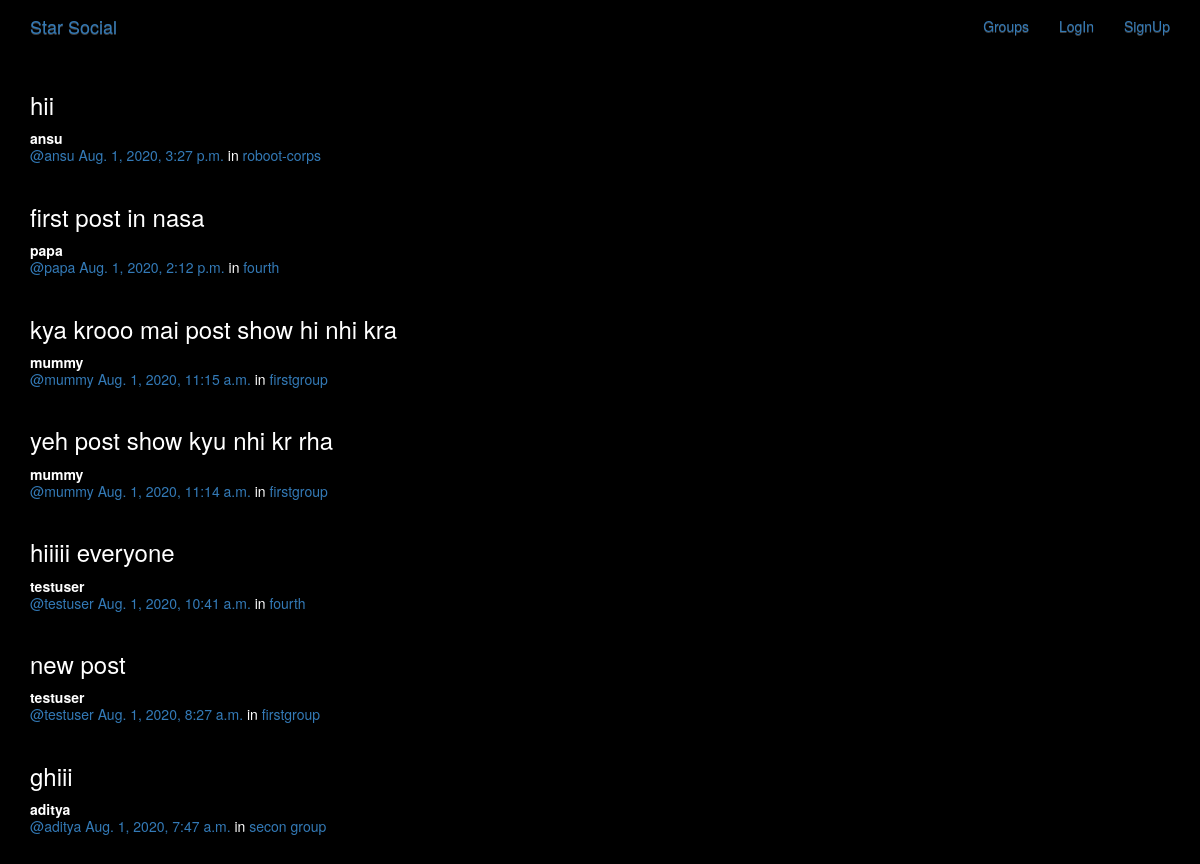
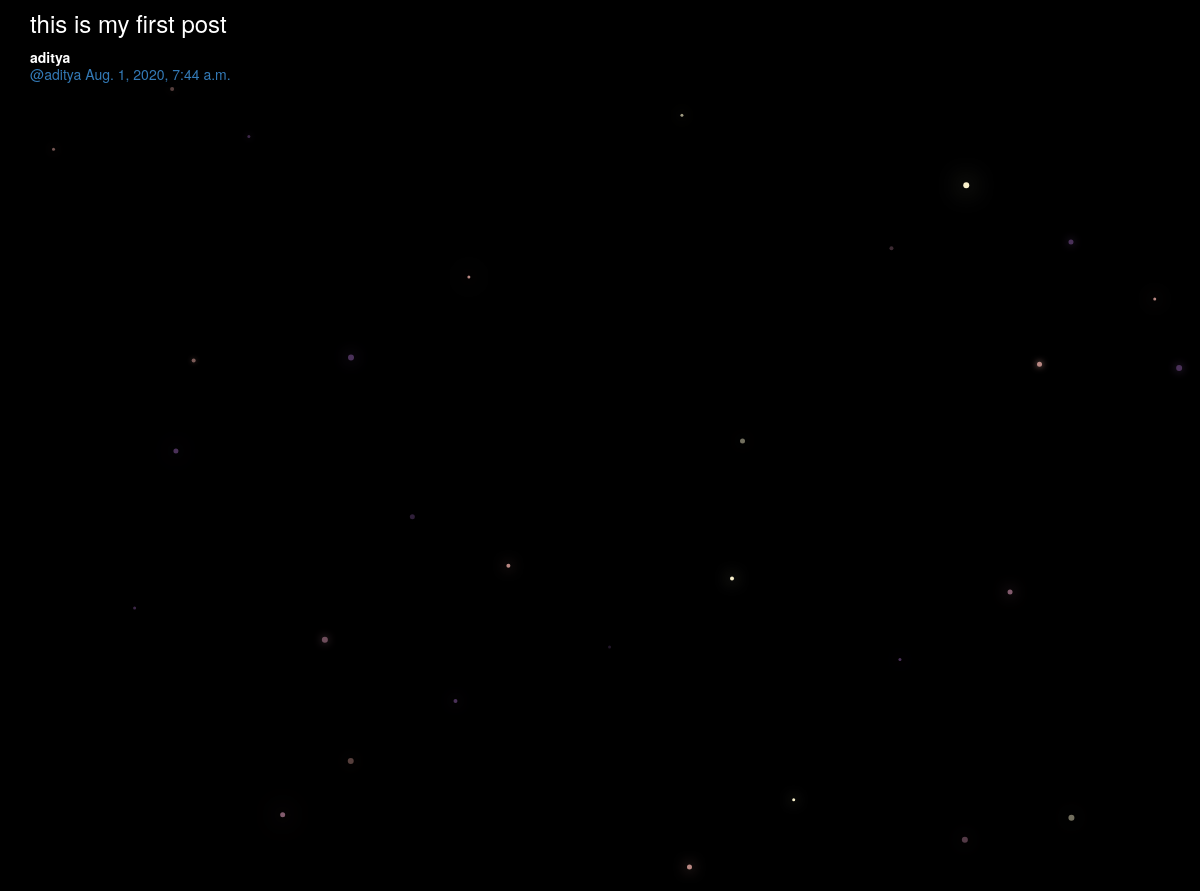
/posts/, run on the app's committed database (2 pictures, top to bottom).
### posts/models.py (models this page shows, shortened)
class Post(models.Model):
    user=models.ForeignKey(User,related_name='posts',on_delete=models.CASCADE)
    created_at=models.DateTimeField(auto_now=True)
    message=models.TextField()
    message_html=models.TextField(editable=False)
    group = models.ForeignKey(Group,related_name='posts',null=True,blank=True,on_delete=models.CASCADE)
    class Meta:
        ordering=['-created_at']
        unique_together=['user','message']

### groups/models.py (models this page shows, shortened)
class Group(models.Model):
    name = models.CharField(max_length=255,unique=True)
    slug = models.SlugField(allow_unicode=True,unique=True)
    description = models.TextField(blank=True,default='')
    members=models.ManyToManyField(User,through='GroupMember')
    class Meta:
        ordering=['name']

### posts/views.py (the view)
# urls.py: path('',views.PostList.as_view(),name='all'),
class PostList(SelectRelatedMixin,generic.ListView):
    model=models.Post
    select_related=('user','group')

### posts/templates/posts/post_list.html (shortened to what this page needs)
{% extends "posts/post_base.html"%}
{% load humanize %}
{% block post_content %}
<div class="col-md-8">
  {% for post in post_list %}
    {% include "posts/_post.html" %}
  {% endfor %}
</div>
{% endblock %}

### posts/templates/posts/_post.html (shortened to what this page needs)
<div class="post media">
  <h3>{{post.message|safe}}</h3>
  <div class="media-body">
    <strong>{{ post.user.username }}</strong>
    <h5 class=" media-heading">
    <span class="username">
      <a href="{% url 'posts:for_user' username=post.user.username%}">@{{post.user.username}}</a>
    </span>
    <time class="time">
      <a href="{% url 'posts:single' username=post.user.username pk=post.pk %}">
        {{post.created_at}}
      </a>
    </time>
    {% if post.group %}
			<span class="group-name">in <a href="#">{{ post.group.name }}</a></span>
			{% endif %}
    </h5>
  </div>
</div>

### static/simplesocial/css/master.css (style rules this page uses)
body { margin: 0; overflow: hidden; background-color: black; color:white; }

### data on the page
Post: message "hii", user.username "ansu", created_at "Aug. 1, 2020, 3:27 p.m.", group.name "roboot-corps"
Post: message "first post in nasa", user.username "papa", created_at "Aug. 1, 2020, 2:12 p.m.", group.name "fourth"
Post: message "kya krooo mai post show hi nhi kra", user.username "mummy", created_at "Aug. 1, 2020, 11:15 a.m.", group.name "firstgroup"
Post: message "yeh post show kyu nhi kr rha", user.username "mummy", created_at "Aug. 1, 2020, 11:14 a.m.", group.name "firstgroup"
Post: message "hiiiii everyone", user.username "testuser", created_at "Aug. 1, 2020, 10:41 a.m.", group.name "fourth"
Post: message "new post", user.username "testuser", created_at "Aug. 1, 2020, 8:27 a.m.", group.name "firstgroup"
Post: message "ghiii", user.username "aditya", created_at "Aug. 1, 2020, 7:47 a.m.", group.name "secon group"
Post: message "this is my first post", user.username "aditya", created_at "Aug. 1, 2020, 7:44 a.m."
